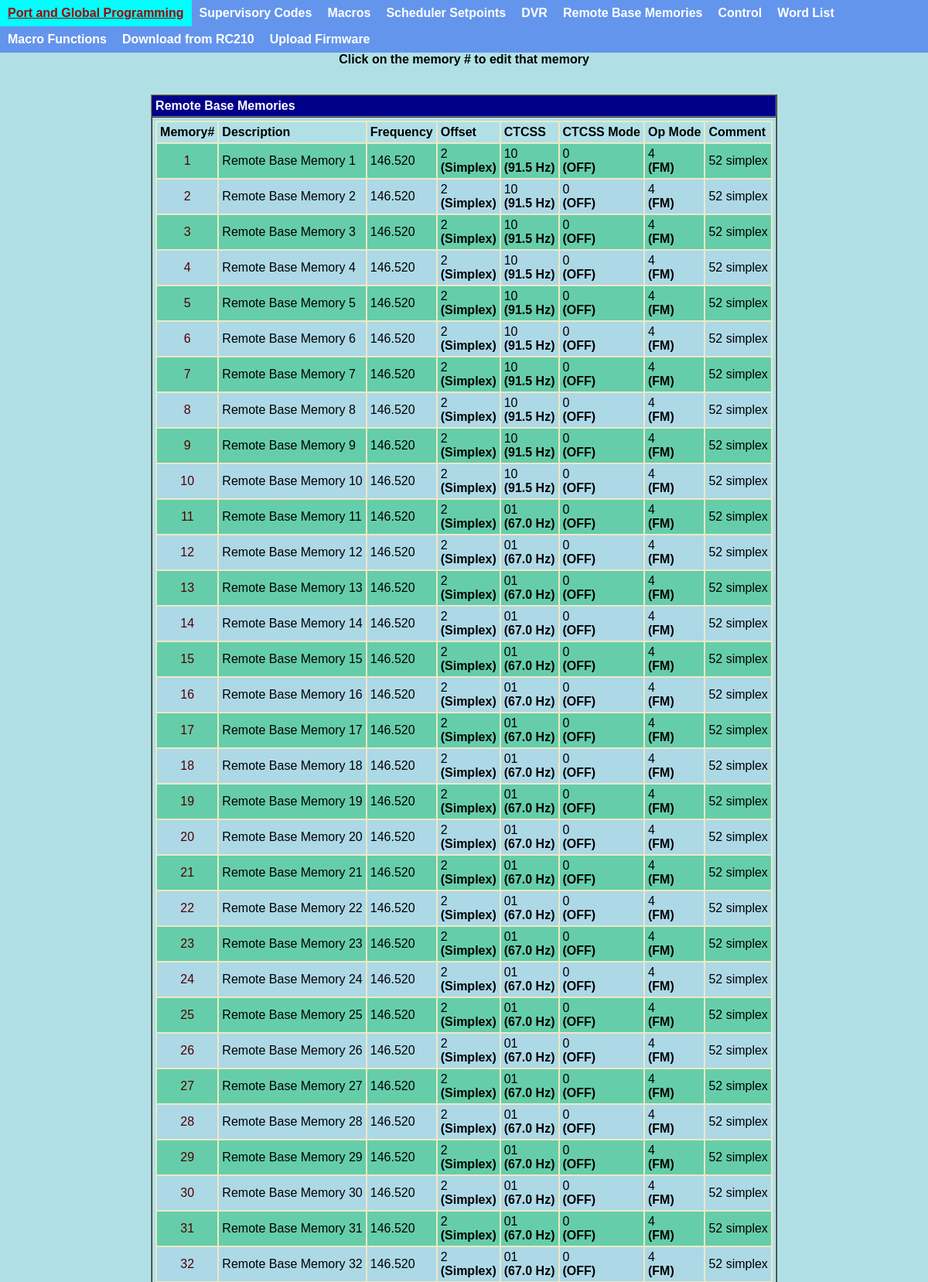
Screenshot of /remote.php (upper part) with the database file from the repository.
### tables this page shows
CREATE TABLE `remote` (
  `memory` int NOT NULL DEFAULT '0',
  `description` varchar(30) DEFAULT NULL,
  `freq` varchar(12) NOT NULL,
  `offset` varchar(7) DEFAULT NULL,
  `ctcss` varchar(5) DEFAULT NULL,
  `ctcssmode` varchar(7) DEFAULT NULL,
  `opmode` int NOT NULL,
  `comment` varchar(30) NOT NULL,
  `inputspecoffset` varchar(30) DEFAULT NULL,
  `specaltoffset` varchar(50) DEFAULT NULL,
  `inputspecctcssmode` varchar(50) DEFAULT NULL,
  `specaltctcssmode` varchar(50) NOT NULL,
  `inputspecopmode` varchar(50) NOT NULL,
  `specaltopmode` varchar(50) NOT NULL,
  `inputspecctcss` varchar(10000) NOT NULL,
  `specaltctcss` varchar(10000) NOT NULL,
  `changed` tinyint NOT NULL
);

### global.php (called while the page is built, shortened)
<?php
$host = 'localhost';
$user = 'rc210';
$pass = 'rc210';
$db   = 'rc210';
$con= new mysqli($host,$user,$pass,$db);
function safe_query ($query = "")
{
	global $con;
	$result = $con->query($query)
		or die("ack! query failed: "
			."<li>errorno=". $con->errno
			."<li>error=". $con->error
			."<li>query=". $query
		);
	return $result;
}

### remote.php (the view, shortened to what this page needs)
<?php
include("header.php");
include("global.php");
$query="select * from remote order by memory";
$result=safe_query($query);
$c1 = "darkrow";
$c2 = "lightrow";
$cc = $c1;
print "
<P>&nbsp;</P>
<table align=\"center\" border=1 cellspacing=0 cellpadding=4>
	<tr>
	<center>Click on the memory # to edit that memory</center><BR>&nbsp;
		<TD class=\"titlebar\"><B>Remote Base Memories</B>";
		print "</TD>
	</tr>
	<tr>
		<td class=\"dialog\">
				<table class=\"dialog\" align=\"center\" border= 1 cellspacing=0 cellpadding=4 bordercolor=\"#ECE9C6\">
				<tr>
					<td><B>Memory#</B></td>
					<td><B>Description</b></td>
					<td><B>Frequency</b></td>
					<td><b>Offset</b></td>
					<td><b>CTCSS</b></td>
					<td><b>CTCSS Mode</b></td>
					<td><b>Op Mode</b></td>
					<td><b>Comment</b></td>
				</tr>";
while( $row=mysqli_fetch_array($result) ){
				if($cc == $c1){
					$cc = $c2;
				} else {
					$cc = $c1;
				}
	print "
				<TR class=\"$cc\">
					<td align=\"center\">";
						if($row['changed']){print "<B>";
							print"<a href=\"editremote.php?memory=$row[memory]&port=$port&tab=$tab\"><span class='red'>" . $row['memory'];
							print"</B></span>";
						}else{
							print"<a href=\"editremote.php?memory=$row[memory]&port=$port&tab=$tab\">$row[memory]";
						}
					print"</a></td><td>";
					if($row['changed']){
						print"<B><span class='red'>" . $row['description'];
						print"</B></span>";
					}else{
						print"	$row[description]";
					}
	print "	   	</td><td>";
					if($row['changed']){
						print"<B><span class='red'>" . $row['freq'];
						print"</B></span>";
					}else{
						print"	$row[freq]";
					}
		print"			</td>";
					$tempoffset = $row['offset'];
					if($row['offset'] == '2'){$templabel ="<BR><b>(Simplex)</b>";}
					$tempdisplay = $tempoffset . $templabel;
					if($row['changed']){
						print"<td><span class='red'><B>" . $tempdisplay;
						print "</td></B></span>";
					}else{
						print"<td> $tempdisplay </td>";
					}
					$temptone= $row['ctcss'];
					if($row['ctcss'] == '01'){$templabel= "<BR><b>(67.0 Hz)</b>";}
					if($row['ctcss'] == '10'){$templabel= "<BR><b>(91.5 Hz)</b>";}
					$tempdisplay= $temptone . $templabel;
					if($row['changed']){
						print"<td><span class='red'><B>" . $tempdisplay;
						print "</td></B></span>";
					}else{
						print"<td> $tempdisplay </td>";
					}
					$tempmode = $row['ctcssmode'];
					if($row['ctcssmode'] == '0'){$templabel= "<BR><b>(OFF)</b>";}
					$tempdisplay= $tempmode . $templabel;
					if($row['changed']){
						echo"<td><span class='red'><B>" .  $tempdisplay;
						print "</td></B></span>";
					}else{
						echo"<td> $tempdisplay </td>";
					}
					$tempmode = $row['opmode'];
					if($row['opmode'] == '4'){$templabel ="<BR><b>(FM)</b>";}
					$tempdisplay= $tempmode . $templabel;
					if($row['changed']){
						echo"<td><span class='red'><B>" . $tempdisplay;
						print "</td></B></span>";
					}else{
						echo"<td> $tempdisplay </td>";
					}
print"  			<td>";
					if($row['changed']){
						echo"<span class='red'><B>" . $row['comment'];
						print "</td></B></span>";
					}else{
						echo" $row[comment] ";
					}
	print"				</td>
				</TR>";
}
Print "
			</table>
		</td>
	</tr>
</table>";
include("footer.php");
?>

### rows the page displays
remote: memory "1", description "Remote Base Memory 1", freq "146.520", offset "2", shows "(Simplex)", ctcss "10", shows "(91.5 Hz)", ctcssmode "0", shows "(OFF)", opmode "4", shows "(FM)", comment "52 simplex"
remote: memory "2", description "Remote Base Memory 2", freq "146.520", offset "2", shows "(Simplex)", ctcss "10", shows "(91.5 Hz)", ctcssmode "0", shows "(OFF)", opmode "4", shows "(FM)", comment "52 simplex"
remote: memory "3", description "Remote Base Memory 3", freq "146.520", offset "2", shows "(Simplex)", ctcss "10", shows "(91.5 Hz)", ctcssmode "0", shows "(OFF)", opmode "4", shows "(FM)", comment "52 simplex"
remote: memory "4", description "Remote Base Memory 4", freq "146.520", offset "2", shows "(Simplex)", ctcss "10", shows "(91.5 Hz)", ctcssmode "0", shows "(OFF)", opmode "4", shows "(FM)", comment "52 simplex"
remote: memory "5", description "Remote Base Memory 5", freq "146.520", offset "2", shows "(Simplex)", ctcss "10", shows "(91.5 Hz)", ctcssmode "0", shows "(OFF)", opmode "4", shows "(FM)", comment "52 simplex"
remote: memory "6", description "Remote Base Memory 6", freq "146.520", offset "2", shows "(Simplex)", ctcss "10", shows "(91.5 Hz)", ctcssmode "0", shows "(OFF)", opmode "4", shows "(FM)", comment "52 simplex"
remote: memory "7", description "Remote Base Memory 7", freq "146.520", offset "2", shows "(Simplex)", ctcss "10", shows "(91.5 Hz)", ctcssmode "0", shows "(OFF)", opmode "4", shows "(FM)", comment "52 simplex"
remote: memory "8", description "Remote Base Memory 8", freq "146.520", offset "2", shows "(Simplex)", ctcss "10", shows "(91.5 Hz)", ctcssmode "0", shows "(OFF)", opmode "4", shows "(FM)", comment "52 simplex"
remote: memory "9", description "Remote Base Memory 9", freq "146.520", offset "2", shows "(Simplex)", ctcss "10", shows "(91.5 Hz)", ctcssmode "0", shows "(OFF)", opmode "4", shows "(FM)", comment "52 simplex"
remote: memory "10", description "Remote Base Memory 10", freq "146.520", offset "2", shows "(Simplex)", ctcss "10", shows "(91.5 Hz)", ctcssmode "0", shows "(OFF)", opmode "4", shows "(FM)", comment "52 simplex"
remote: memory "11", description "Remote Base Memory 11", freq "146.520", offset "2", shows "(Simplex)", ctcss "01", shows "(67.0 Hz)", ctcssmode "0", shows "(OFF)", opmode "4", shows "(FM)", comment "52 simplex"
remote: memory "12", description "Remote Base Memory 12", freq "146.520", offset "2", shows "(Simplex)", ctcss "01", shows "(67.0 Hz)", ctcssmode "0", shows "(OFF)", opmode "4", shows "(FM)", comment "52 simplex"
remote: memory "13", description "Remote Base Memory 13", freq "146.520", offset "2", shows "(Simplex)", ctcss "01", shows "(67.0 Hz)", ctcssmode "0", shows "(OFF)", opmode "4", shows "(FM)", comment "52 simplex"
remote: memory "14", description "Remote Base Memory 14", freq "146.520", offset "2", shows "(Simplex)", ctcss "01", shows "(67.0 Hz)", ctcssmode "0", shows "(OFF)", opmode "4", shows "(FM)", comment "52 simplex"
remote: memory "15", description "Remote Base Memory 15", freq "146.520", offset "2", shows "(Simplex)", ctcss "01", shows "(67.0 Hz)", ctcssmode "0", shows "(OFF)", opmode "4", shows "(FM)", comment "52 simplex"
remote: memory "16", description "Remote Base Memory 16", freq "146.520", offset "2", shows "(Simplex)", ctcss "01", shows "(67.0 Hz)", ctcssmode "0", shows "(OFF)", opmode "4", shows "(FM)", comment "52 simplex"
remote: memory "17", description "Remote Base Memory 17", freq "146.520", offset "2", shows "(Simplex)", ctcss "01", shows "(67.0 Hz)", ctcssmode "0", shows "(OFF)", opmode "4", shows "(FM)", comment "52 simplex"
remote: memory "18", description "Remote Base Memory 18", freq "146.520", offset "2", shows "(Simplex)", ctcss "01", shows "(67.0 Hz)", ctcssmode "0", shows "(OFF)", opmode "4", shows "(FM)", comment "52 simplex"
remote: memory "19", description "Remote Base Memory 19", freq "146.520", offset "2", shows "(Simplex)", ctcss "01", shows "(67.0 Hz)", ctcssmode "0", shows "(OFF)", opmode "4", shows "(FM)", comment "52 simplex"
remote: memory "20", description "Remote Base Memory 20", freq "146.520", offset "2", shows "(Simplex)", ctcss "01", shows "(67.0 Hz)", ctcssmode "0", shows "(OFF)", opmode "4", shows "(FM)", comment "52 simplex"
remote: memory "21", description "Remote Base Memory 21", freq "146.520", offset "2", shows "(Simplex)", ctcss "01", shows "(67.0 Hz)", ctcssmode "0", shows "(OFF)", opmode "4", shows "(FM)", comment "52 simplex"
remote: memory "22", description "Remote Base Memory 22", freq "146.520", offset "2", shows "(Simplex)", ctcss "01", shows "(67.0 Hz)", ctcssmode "0", shows "(OFF)", opmode "4", shows "(FM)", comment "52 simplex"
remote: memory "23", description "Remote Base Memory 23", freq "146.520", offset "2", shows "(Simplex)", ctcss "01", shows "(67.0 Hz)", ctcssmode "0", shows "(OFF)", opmode "4", shows "(FM)", comment "52 simplex"
remote: memory "24", description "Remote Base Memory 24", freq "146.520", offset "2", shows "(Simplex)", ctcss "01", shows "(67.0 Hz)", ctcssmode "0", shows "(OFF)", opmode "4", shows "(FM)", comment "52 simplex"
remote: memory "25", description "Remote Base Memory 25", freq "146.520", offset "2", shows "(Simplex)", ctcss "01", shows "(67.0 Hz)", ctcssmode "0", shows "(OFF)", opmode "4", shows "(FM)", comment "52 simplex"
remote: memory "26", description "Remote Base Memory 26", freq "146.520", offset "2", shows "(Simplex)", ctcss "01", shows "(67.0 Hz)", ctcssmode "0", shows "(OFF)", opmode "4", shows "(FM)", comment "52 simplex"
remote: memory "27", description "Remote Base Memory 27", freq "146.520", offset "2", shows "(Simplex)", ctcss "01", shows "(67.0 Hz)", ctcssmode "0", shows "(OFF)", opmode "4", shows "(FM)", comment "52 simplex"
remote: memory "28", description "Remote Base Memory 28", freq "146.520", offset "2", shows "(Simplex)", ctcss "01", shows "(67.0 Hz)", ctcssmode "0", shows "(OFF)", opmode "4", shows "(FM)", comment "52 simplex"
remote: memory "29", description "Remote Base Memory 29", freq "146.520", offset "2", shows "(Simplex)", ctcss "01", shows "(67.0 Hz)", ctcssmode "0", shows "(OFF)", opmode "4", shows "(FM)", comment "52 simplex"
remote: memory "30", description "Remote Base Memory 30", freq "146.520", offset "2", shows "(Simplex)", ctcss "01", shows "(67.0 Hz)", ctcssmode "0", shows "(OFF)", opmode "4", shows "(FM)", comment "52 simplex"
remote: memory "31", description "Remote Base Memory 31", freq "146.520", offset "2", shows "(Simplex)", ctcss "01", shows "(67.0 Hz)", ctcssmode "0", shows "(OFF)", opmode "4", shows "(FM)", comment "52 simplex"
remote: memory "32", description "Remote Base Memory 32", freq "146.520", offset "2", shows "(Simplex)", ctcss "01", shows "(67.0 Hz)", ctcssmode "0", shows "(OFF)", opmode "4", shows "(FM)", comment "52 simplex"
